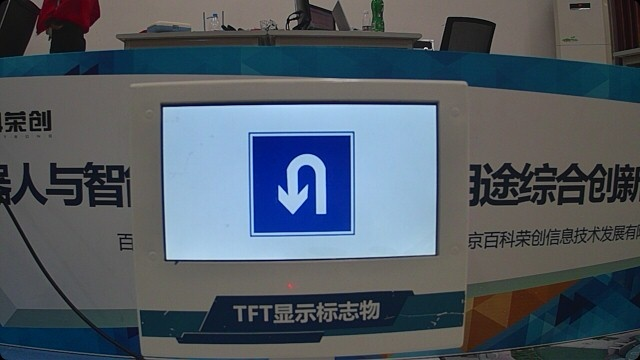
#> input picture android/Python-OpenCV-tools/1.jpg, 640 x 360 px
$ python main.py
#> lines starting #> are read from the running program, lines starting #| are printed output that depends on the picture; after the words box and inside, x2 and y2 are one past the last pixel; in counts of white or black regions, pixels touching at a corner belong together
import cv2
import numpy as np
scrimg=cv2.imread('1.jpg')
#> scrimg is the input picture: shape (360, 640, 3); mean B, G, R 99.5, 90, 80.2

Blur=cv2.GaussianBlur(scrimg,(3,3),10)
Gray=cv2.cvtColor(Blur,cv2.COLOR_BGR2GRAY)
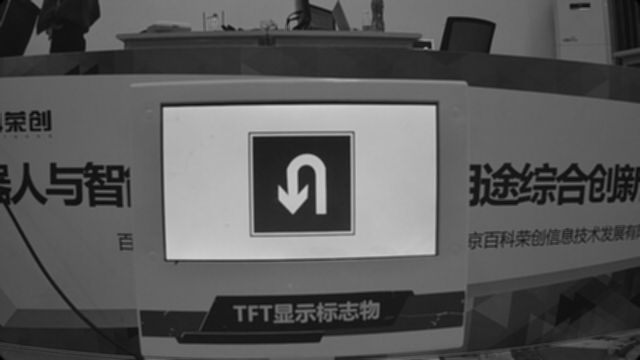
#> Gray: shape (360, 640); min 0, max 209, mean 88.1
cannyimg=cv2.Canny(Gray,20,20)
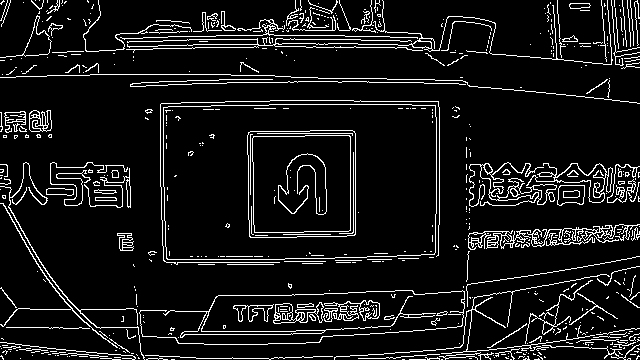
#> cannyimg: shape (360, 640); 8.9% white in thin lines or dots
kernel= cv2.getStructuringElement(cv2.MORPH_RECT,ksize=(2,2))
imgDila= cv2.dilate(cannyimg,kernel)
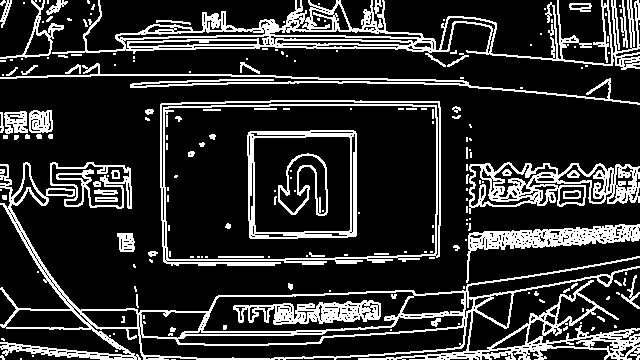
#> imgDila: shape (360, 640); 18.9% white in thin lines or dots
contour =cv2.findContours(imgDila,cv2.RETR_EXTERNAL,cv2.CHAIN_APPROX_NONE)
#> contour = 134 contours, 109 with area under 20; largest, box (x1, y1, x2, y2) and area: (160, 100, 441, 266) 44470, (0, 162, 640, 360) 30744, (52, 0, 640, 70) 10290, (469, 162, 640, 214) 5803, (466, 224, 640, 283) 2758
for con in contour:
#> (the run stopped early here; a loop or call above may not have finished)

$ run again, with android/Python-OpenCV-tools/2.jpg copied over android/Python-OpenCV-tools/1.jpg
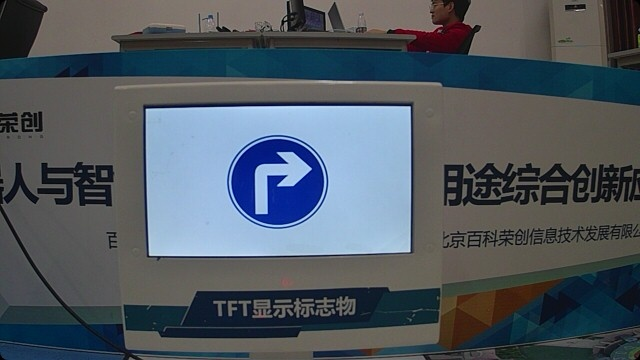
#> input picture android/Python-OpenCV-tools/2.jpg, 640 x 360 px
#> scrimg is the input picture: shape (360, 640, 3); mean B, G, R 96.1, 88.1, 79.5
#> `cannyimg=cv2.Canny(Gray,20,20)`:
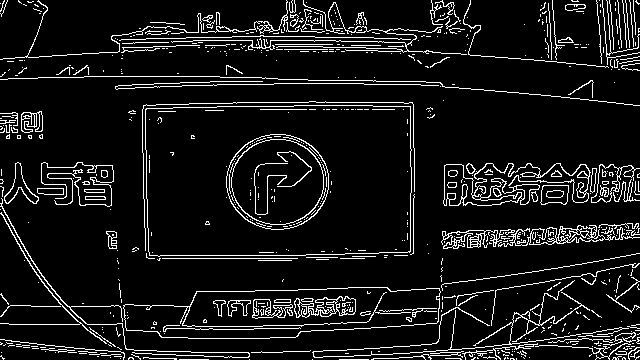
#> cannyimg: shape (360, 640); 8.9% white in thin lines or dots
#> `imgDila= cv2.dilate(cannyimg,kernel)`:
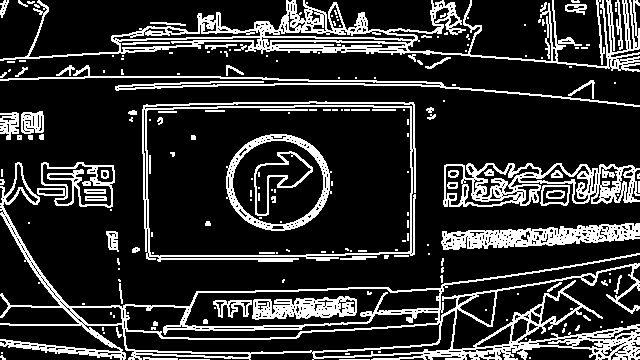
#> imgDila: shape (360, 640); 19% white in thin lines or dots
#> contour = 123 contours, 93 with area under 20; largest, box (x1, y1, x2, y2) and area: (142, 101, 416, 262) 41413, (0, 162, 640, 360) 30390, (0, 0, 640, 72) 10026, (443, 163, 640, 207) 6042, (441, 223, 640, 250) 3087
